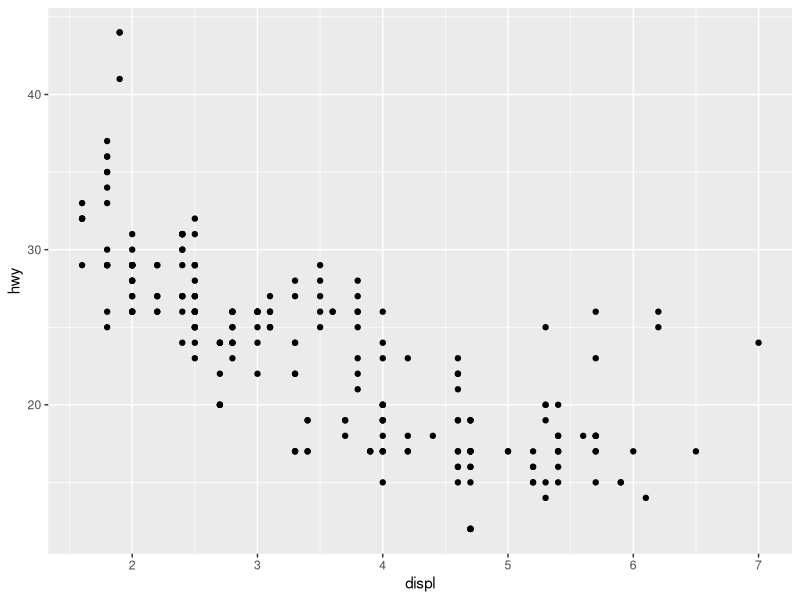
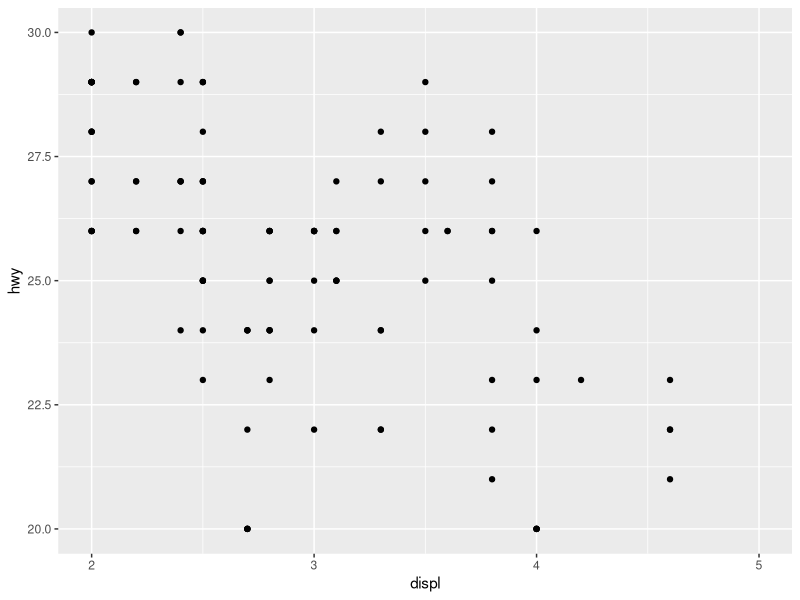
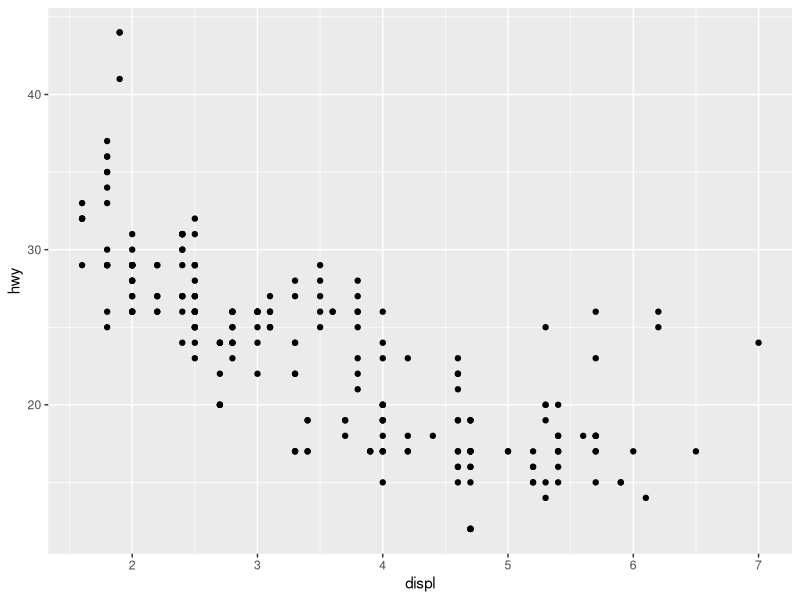

Here is the R script that generated these plots, in order:
# limites y dimensiones de las graficas
library(ggplot2)

datos <- mpg
head(datos)
str(datos)

grafico <- ggplot(datos, aes(x = displ, y = hwy))
grafico <- grafico + geom_point()
print(grafico)

grafico <- grafico + coord_cartesian(xlim = c(2,5), ylim = c(20, 30))
print(grafico)                                     

grafico <- ggplot(datos, aes(x = displ, y = hwy))
grafico <- grafico + geom_point()
print(grafico)
